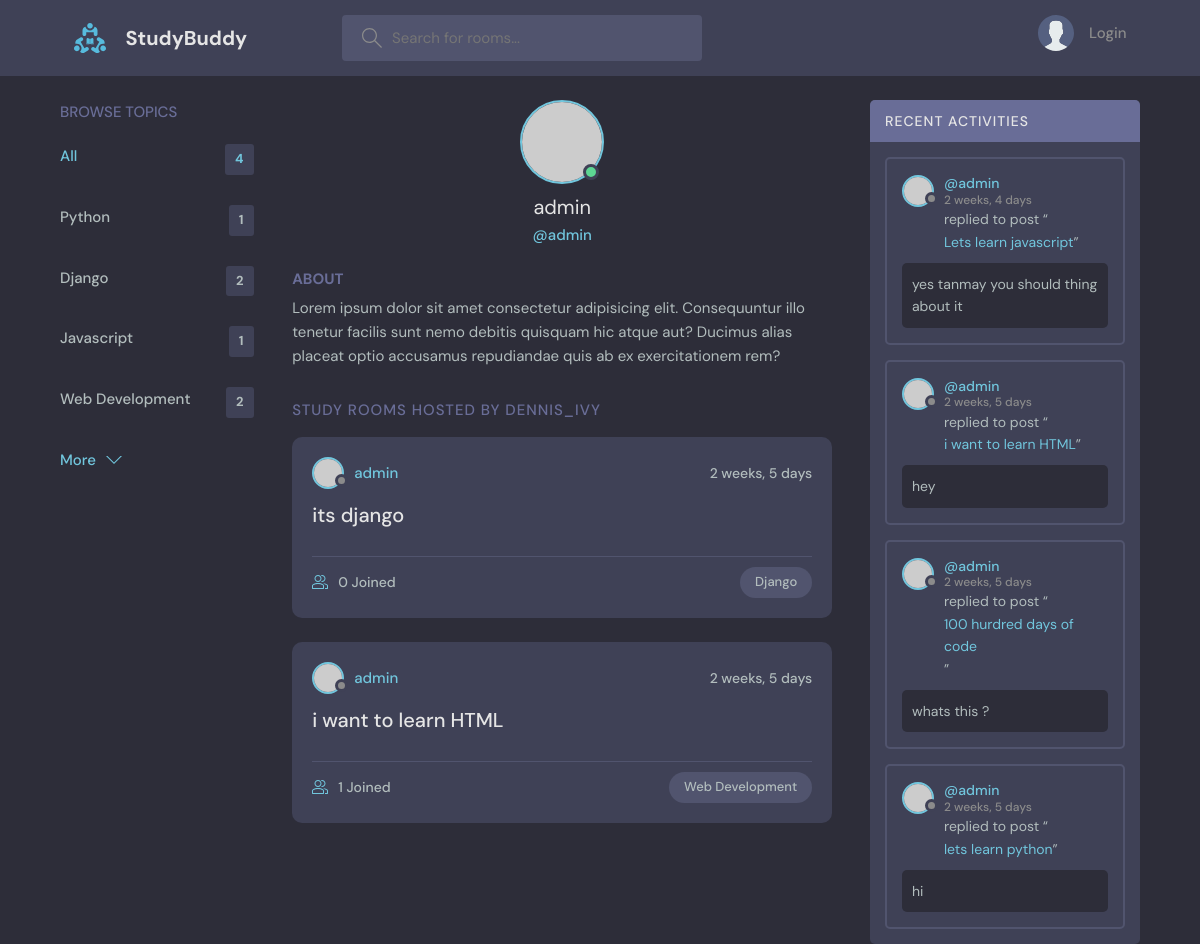
The page /profile/5/ on the database as committed earlier.
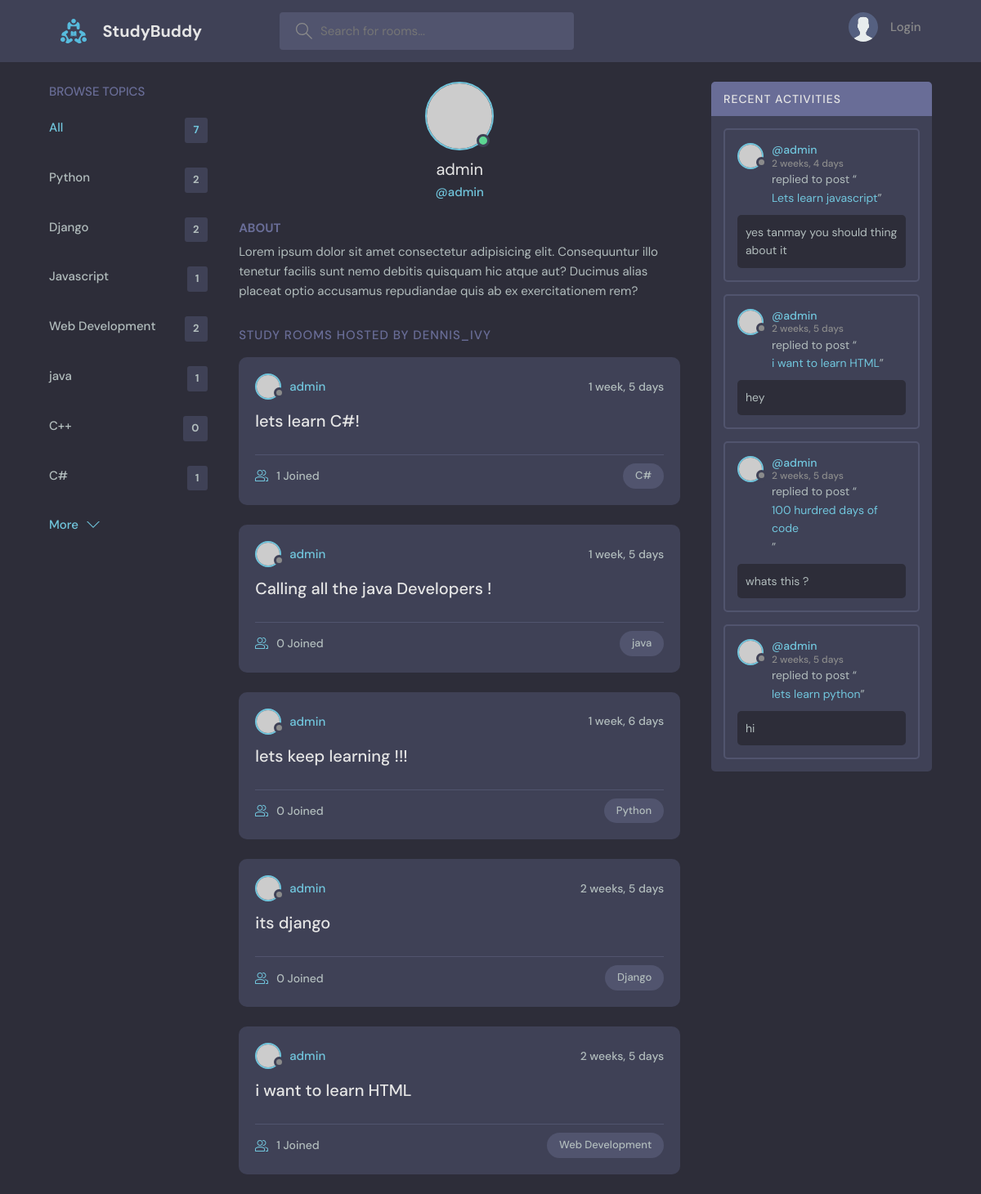
The same page on the database as committed later.
### base/models.py (models this page shows, shortened)
class Topic(models.Model):
    name = models.CharField(max_length=200)

class Room(models.Model):
    host = models.ForeignKey(User, on_delete=models.SET_NULL, null=True)
    topic = models.ForeignKey(Topic, on_delete=models.SET_NULL, null=True)
    name = models.CharField(max_length=200)
    description = models.TextField(null=True, blank=True)
    participants = models.ManyToManyField(User, related_name='participants', blank=True)
    updated = models.DateTimeField(auto_now=True)
    created = models.DateTimeField(auto_now_add=True)
    class Meta:
        ordering = ['-updated', '-created']
    def __str__(self):
        return self.name

class Message(models.Model):
    user = models.ForeignKey(User, on_delete=models.CASCADE)
    room = models.ForeignKey(Room, on_delete=models.CASCADE)
    body = models.TextField()
    updated = models.DateTimeField(auto_now=True)
    created = models.DateTimeField(auto_now_add=True)
    class Meta:
        ordering = ['-updated', '-created']

### base/views.py (the view)
# urls.py: path('profile/<str:pk>/', views.userProfile, name="user-profile"),
def userProfile(request, pk):
    user = User.objects.get(id=pk)
    rooms = user.room_set.all()
    room_messages =user.message_set.all()
    topics = Topic.objects.all()
    context = {'user': user, 'rooms': rooms,
                'room_messages': room_messages, 'topics':topics}
    return render(request, 'base/profile.html', context)

### base/templates/base/profile.html (shortened to what this page needs)
{% extends 'main.html' %}
{% block content %}
  <main class="profile-page layout layout--3">
    <div class="container">
      {% include 'base/topics_component.html' %}
      <div class="roomList">
        <div class="profile">
          <div class="profile__avatar">
            <div class="avatar avatar--large active">
              <img src="https://randomuser.me/api/portraits/men/11.jpg" />
            </div>
          </div>
          <div class="profile__info">
            <h3>{{user.username}}</h3>
            <p>@{{user.username}}</p>
          </div>
          <div class="profile__about">
            <h3>About</h3>
            <p>
              Lorem ipsum dolor sit amet consectetur adipisicing elit. Consequuntur illo tenetur
              facilis sunt nemo debitis quisquam hic atque aut? Ducimus alias placeat optio
              accusamus repudiandae quis ab ex exercitationem rem?
            </p>
          </div>
        </div>
        <div class="roomList__header">
          <div>
            <h2>Study Rooms Hosted by dennis_ivy</a>
            </h2>
          </div>
        </div>
        {% include 'base/feed_component.html' %}
      </div>
      {% include 'base/activity_component.html' %}
    </div>
  </main>
  {% endblock content %}

### templates/main.html (shortened to what this page needs)
<!DOCTYPE html>
{% load static %}
<html lang="en">
  <head>
    <link rel="stylesheet" href="{% static 'styles/style.css' %}" />
  </head>
  <body>
    {%include 'navbar.html' %}
    {% block content  %}
    {% endblock %}
  </body>
</html>

### templates/navbar.html (shortened to what this page needs)
    {% load static %}
    <header class="header header--loggedIn">
      <div class="container">
        <a href="{% url 'home' %}" class="header__logo">
          <img src="{% static 'images/logo.svg' %}" />
          <h1>StudyBuddy</h1>
        </a>
        <form class="header__search"  method="GET" action="{% url 'home' %}">
          <label>
            <input name="q" placeholder="Search for rooms..." />
          </label>
        </form>
        <nav class="header__menu">
            {% if request.user.is_authenticated %}
          <div class="header__user">
            <a href="{% url 'update-user' %}">
              <div class="avatar avatar--medium active">
                <img src="https://randomuser.me/api/portraits/men/37.jpg" />
              </div>
              <p>{{request.user.username}} <span>@{{request.user.username}}</span></p>
            </a>
            <button class="dropdown-button">
              <svg version="1.1" xmlns="http://www.w3.org/2000/svg" width="32" height="32" viewBox="0 0 32 32">
                <title>chevron-down</title>
                <path d="M16 21l-13-13h-3l16 16 16-16h-3l-13 13z"></path>
              </svg>
            </button>
          </div>
          {% else %}
                <a href="{% url 'login' %}">
                    <img src="{% static 'images/avatar.svg' %}" />
                    <p>Login</p>
                </a>
                {% endif %}
        </nav>
      </div>
    </header>

### base/templates/base/topics_component.html
<div class="topics">
          <div class="topics__header">
            <h2>Browse Topics</h2>
          </div>
          <ul class="topics__list">
            <li>
              <a href="{% url 'home' %}" class="active">All <span>{{topics.count}}</span></a>
            </li>
             {% for topic in topics %}
            <li>
              <a href="{% url 'home' %}?q={{topic.name}}">{{topic.name}}<span>{{topic.room_set.all.count}}</span></a>
            </li>
            {% endfor %}
          </ul>
          <a class="btn btn--link" href="{% url 'topics' %}">
            More
            <svg version="1.1" xmlns="http://www.w3.org/2000/svg" width="32" height="32" viewBox="0 0 32 32">
              <title>chevron-down</title>
              <path d="M16 21l-13-13h-3l16 16 16-16h-3l-13 13z"></path>
            </svg>
          </a>
        </div>

### base/templates/base/feed_component.html (shortened to what this page needs)
 {%for room in rooms %}
<div class="roomListRoom">
            <div class="roomListRoom__header">
              <a href="{% url 'user-profile' room.host.id %}" class="roomListRoom__author">
                <div class="avatar avatar--small">
                  <img src="https://randomuser.me/api/portraits/women/11.jpg" />
                </div>
                <span>{{room.host.username}}</span>
              </a>
              <div class="roomListRoom__actions">
                <span>{{room.created|timesince}}</span>
              </div>
            </div>
            <div class="roomListRoom__content">
              <a href="{% url 'room' room.id %}">{{room.name}}</a>
            </div>
            <div class="roomListRoom__meta">
              <a href="{% url 'room' room.id %}" class="roomListRoom__joined">
                {{room.participants.all.count}} Joined
              </a>
              <p class="roomListRoom__topic">{{room.topic.name}}</p>
            </div>
</div>
{%endfor %}

### base/templates/base/activity_component.html (shortened to what this page needs)
<div class="activities">
          <div class="activities__header">
            <h2>Recent Activities</h2>
          </div>
          {% for message in room_messages %}
          <div class="activities__box">
            <div class="activities__boxHeader roomListRoom__header">
              <a href="{% url 'user-profile' message.user.id %}" class="roomListRoom__author">
                <div class="avatar avatar--small">
                  <img src="https://randomuser.me/api/portraits/women/11.jpg" />
                </div>
                <p>
                  @{{message.user}}
                  <span>{{message.created|timesince}}</span>
                </p>
              </a>
            </div>
            <div class="activities__boxContent">
              <p>replied to post “<a href="{% url 'room' message.room.id %}">{{message.room}}</a>”</p>
              <div class="activities__boxRoomContent">
               {{message.body}}
              </div>
            </div>
          </div>
        {% endfor %}
        </div>

Rows that differ between the two databases and show on the page:
computed for Topic "Python": room_set.all.count "1" → "2"
added Topic: name "java", room_set.all.count "1"
added Topic: name "C++", room_set.all.count "0"
added Topic: name "C#", room_set.all.count "1"
added Room: host.username "admin", created "1 week, 5 days", name "lets learn C#!", participants.all.count "1", topic.name "C#"
added Room: host.username "admin", created "1 week, 5 days", name "Calling all the java Developers !", participants.all.count "0", topic.name "java"
added Room: host.username "admin", created "1 week, 6 days", name "lets keep learning !!!", participants.all.count "0", topic.name "Python"
Other text that changed with them:
{{ topics.count }}: "4" → "7"
